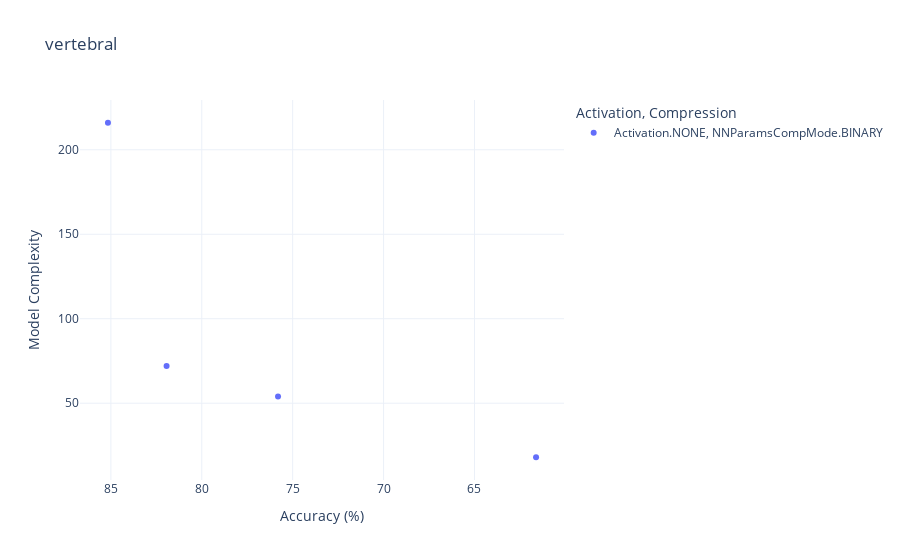
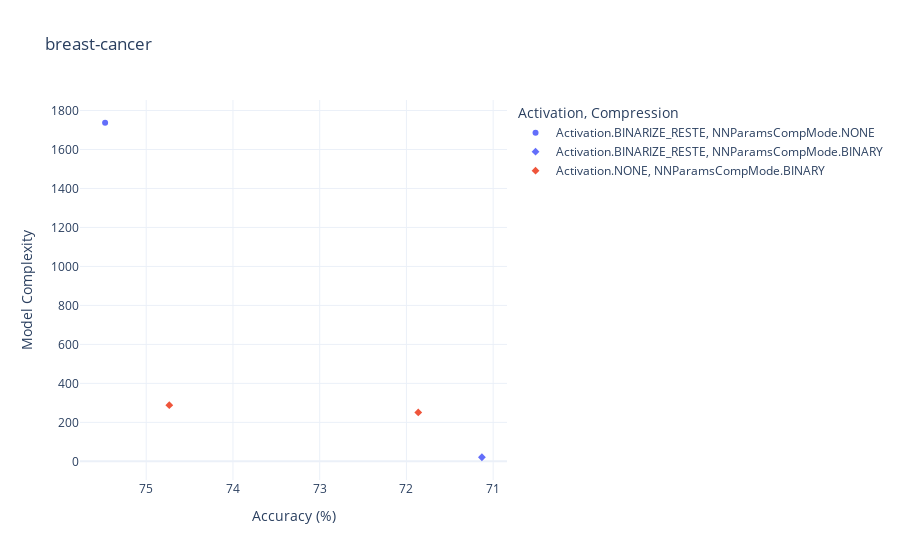
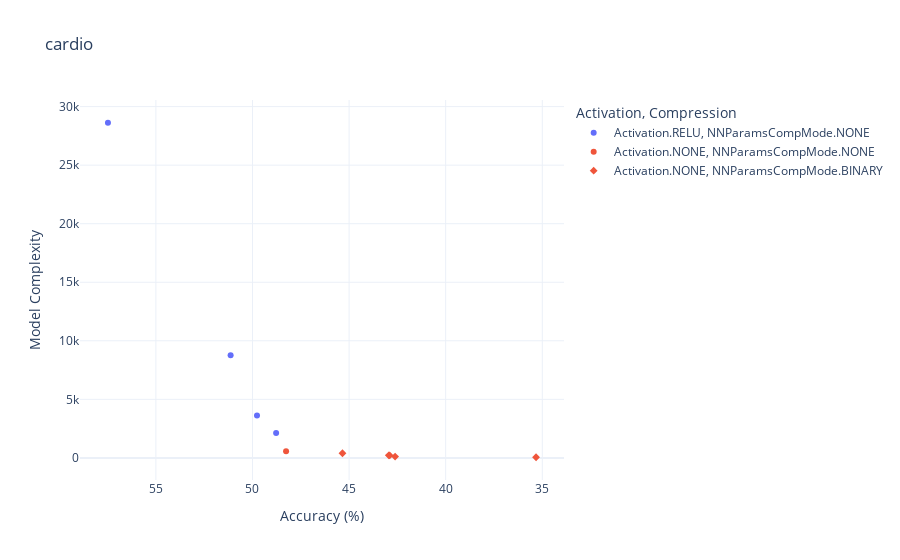

The cell these charts' notebook holds for them, in order:
### Code cell
from src.plot_experiment2 import plot_report


reports = [
    ("../../reports/vertebral", "Vertebral Column"),
    ("../../reports/breast-cancer", "Breast Cancer"),
    ("../../reports/cardio", "Cardiocotography"),
    ("../../reports/mini-mnist", "mini MNIST"),
    ("../../reports/mini-cifar10", "mini CIFAR10"),
]
for report in reports:
    try:
        fig = plot_report(report[0], report[1], store=False)
        fig.show()
    except Exception as e:
        print(f"Error processing report {report[1]}: {e}")
        continue

### Figure 1 — Plotly figure (JSON) as saved in the notebook; plotly's stock layout.template omitted (floating-point values rounded to 4 significant figures)
{"data": [{"hovertemplate": "Activation=Activation.NONE<br>Compression=NNParamsCompMode.BINARY<br>Accuracy (%)=%{x}<br>Model Complexity=%{y}<extra></extra>", "legendgroup": "Activation.NONE, NNParamsCompMode.BINARY", "marker": {"color": "#636efa", "symbol": "circle"}, "mode": "markers", "name": "Activation.NONE, NNParamsCompMode.BINARY", "orientation": "v", "showlegend": true, "type": "scatter", "x": [85.16, 75.81, 81.94, 61.61], "xaxis": "x", "y": [216.0, 54.0, 72.0, 18.0], "yaxis": "y"}], "layout": {"legend": {"title": {"text": "Activation, Compression"}, "tracegroupgap": 0}, "margin": {"autoexpand": true}, "title": {"text": "vertebral"}, "xaxis": {"anchor": "y", "autorange": "reversed", "domain": [0, 1], "title": {"text": "Accuracy (%)"}}, "yaxis": {"anchor": "x", "domain": [0, 1], "title": {"text": "Model Complexity"}}}}

### Figure 2 — Plotly figure (JSON) as saved in the notebook; plotly's stock layout.template omitted (floating-point values rounded to 4 significant figures)
{"data": [{"hovertemplate": "Activation=Activation.BINARIZE_RESTE<br>Compression=NNParamsCompMode.NONE<br>Accuracy (%)=%{x}<br>Model Complexity=%{y}<extra></extra>", "legendgroup": "Activation.BINARIZE_RESTE, NNParamsCompMode.NONE", "marker": {"color": "#636efa", "symbol": "circle"}, "mode": "markers", "name": "Activation.BINARIZE_RESTE, NNParamsCompMode.NONE", "orientation": "v", "showlegend": true, "type": "scatter", "x": [75.47], "xaxis": "x", "y": [1737.0], "yaxis": "y"}, {"hovertemplate": "Activation=Activation.BINARIZE_RESTE<br>Compression=NNParamsCompMode.BINARY<br>Accuracy (%)=%{x}<br>Model Complexity=%{y}<extra></extra>", "legendgroup": "Activation.BINARIZE_RESTE, NNParamsCompMode.BINARY", "marker": {"color": "#636efa", "symbol": "diamond"}, "mode": "markers", "name": "Activation.BINARIZE_RESTE, NNParamsCompMode.BINARY", "orientation": "v", "showlegend": true, "type": "scatter", "x": [71.13], "xaxis": "x", "y": [21.0], "yaxis": "y"}, {"hovertemplate": "Activation=Activation.NONE<br>Compression=NNParamsCompMode.BINARY<br>Accuracy (%)=%{x}<br>Model Complexity=%{y}<extra></extra>", "legendgroup": "Activation.NONE, NNParamsCompMode.BINARY", "marker": {"color": "#EF553B", "symbol": "diamond"}, "mode": "markers", "name": "Activation.NONE, NNParamsCompMode.BINARY", "orientation": "v", "showlegend": true, "type": "scatter", "x": [71.86, 74.73], "xaxis": "x", "y": [251.0, 288.0], "yaxis": "y"}], "layout": {"legend": {"title": {"text": "Activation, Compression"}, "tracegroupgap": 0}, "margin": {"autoexpand": true}, "title": {"text": "breast-cancer"}, "xaxis": {"anchor": "y", "autorange": "reversed", "domain": [0, 1], "title": {"text": "Accuracy (%)"}}, "yaxis": {"anchor": "x", "domain": [0, 1], "title": {"text": "Model Complexity"}}}}

### Figure 3 — Plotly figure (JSON) as saved in the notebook; plotly's stock layout.template omitted (floating-point values rounded to 4 significant figures)
{"data": [{"hovertemplate": "Activation=Activation.RELU<br>Compression=NNParamsCompMode.NONE<br>Accuracy (%)=%{x}<br>Model Complexity=%{y}<extra></extra>", "legendgroup": "Activation.RELU, NNParamsCompMode.NONE", "marker": {"color": "#636efa", "symbol": "circle"}, "mode": "markers", "name": "Activation.RELU, NNParamsCompMode.NONE", "orientation": "v", "showlegend": true, "type": "scatter", "x": [48.78, 51.13, 49.77, 57.48], "xaxis": "x", "y": [2116.0, 8758.0, 3626.0, 28620.0], "yaxis": "y"}, {"hovertemplate": "Activation=Activation.NONE<br>Compression=NNParamsCompMode.NONE<br>Accuracy (%)=%{x}<br>Model Complexity=%{y}<extra></extra>", "legendgroup": "Activation.NONE, NNParamsCompMode.NONE", "marker": {"color": "#EF553B", "symbol": "circle"}, "mode": "markers", "name": "Activation.NONE, NNParamsCompMode.NONE", "orientation": "v", "showlegend": true, "type": "scatter", "x": [48.26], "xaxis": "x", "y": [576.0], "yaxis": "y"}, {"hovertemplate": "Activation=Activation.NONE<br>Compression=NNParamsCompMode.BINARY<br>Accuracy (%)=%{x}<br>Model Complexity=%{y}<extra></extra>", "legendgroup": "Activation.NONE, NNParamsCompMode.BINARY", "marker": {"color": "#EF553B", "symbol": "diamond"}, "mode": "markers", "name": "Activation.NONE, NNParamsCompMode.BINARY", "orientation": "v", "showlegend": true, "type": "scatter", "x": [42.94, 35.32, 45.34, 42.62, 42.9], "xaxis": "x", "y": [216.0, 54.0, 396.0, 112.0, 210.0], "yaxis": "y"}], "layout": {"legend": {"title": {"text": "Activation, Compression"}, "tracegroupgap": 0}, "margin": {"autoexpand": true}, "title": {"text": "cardio"}, "xaxis": {"anchor": "y", "autorange": "reversed", "domain": [0, 1], "title": {"text": "Accuracy (%)"}}, "yaxis": {"anchor": "x", "domain": [0, 1], "title": {"text": "Model Complexity"}}}}
